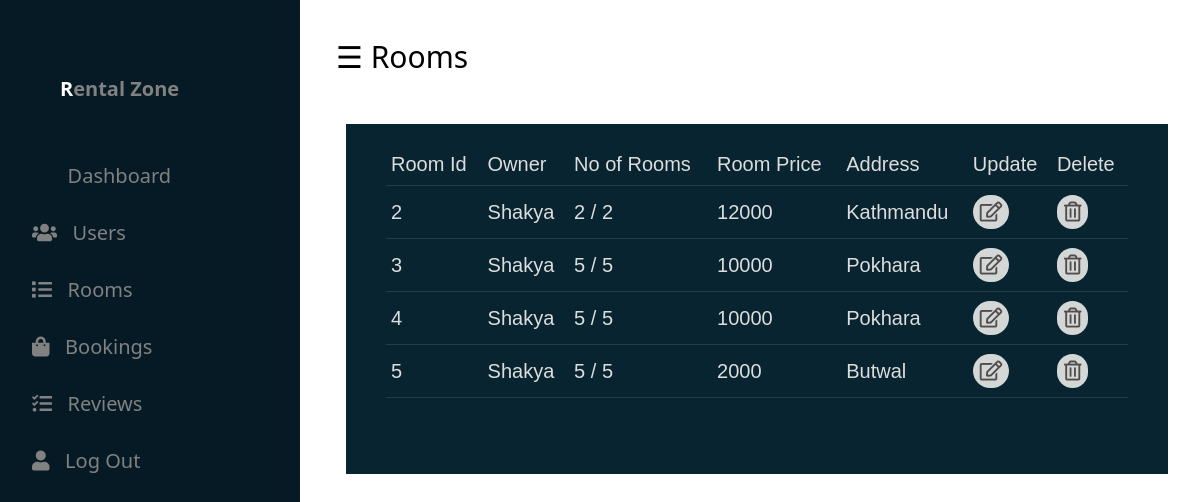
/accounts/dashRoom/, run on an earlier commit of the app's database.
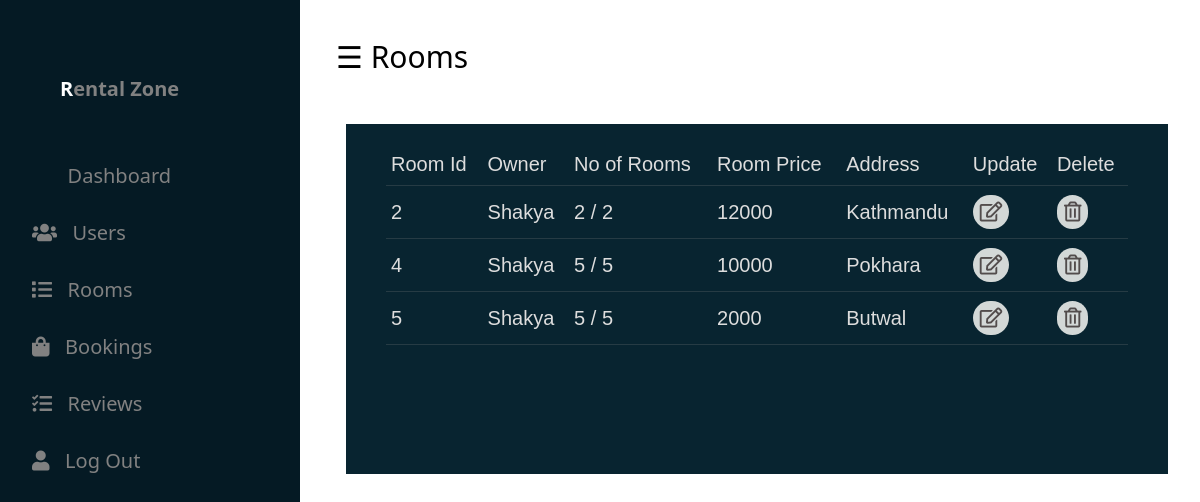
And on a later commit of the database.
### rooms/models.py (models this page shows)
class Room(models.Model):
   owner = models.ForeignKey(CustomUser,on_delete=models.CASCADE)
   number_of_room = models.PositiveIntegerField(default=0,null=True,blank=True)
   available_rooms = models.PositiveIntegerField(default=0,null=True,blank=True)
   room_price = models.PositiveIntegerField(default=0,null=True,blank=True)
   area_of_room = models.CharField(max_length=45,null=True,blank=True)
   floor = models.CharField(max_length=45,null=True,blank=True)
   parking = models.BooleanField(default=False,null=True,blank=True)
   address = models.CharField(max_length=100,null=True,blank=True)
   city = models.CharField(max_length=25,null=True,blank=True)
   state = models.CharField(max_length=25,null=True,blank=True)
   country = models.CharField(max_length=25,null=True,blank=True)
   image1 =  models.ImageField(upload_to='rooms/', null=True, blank=True )
   image2 = models.ImageField(upload_to='rooms/', null=True, blank=True)
   image3 = models.ImageField(upload_to='rooms/', null=True, blank=True)
   image4 = models.ImageField(upload_to='rooms/', null=True, blank=True)
   description = models.TextField(null=True, blank=True)
   map_link= models.TextField(null=True, blank=True)

### accounts/models.py (models this page shows)
class CustomUser(models.Model):
    user = models.OneToOneField(User, on_delete=models.CASCADE)
    phone = models.CharField(max_length=10,null=True,blank=True)
    user_type = models.CharField(max_length=15,null=True,blank=True)
    address =  models.CharField(max_length=30, null=True,blank=True)
    certificate = models.ImageField(upload_to='certificate', null=True,blank=True)
    def __str__(self):
        return self.user.username

### accounts/views.py (the view)
# urls.py: path('dashRoom/',views.dashRoom,name="dashRoom"),
def dashRoom(request):
    rooms = Room.objects.all()
    context = {'rooms':rooms}
    return render(request,'dashboard/dashRoom.html',context)

### templates/dashboard/dashRoom.html (shortened to what this page needs)
{% extends './dashBase.html' %}
{% load static %}
{% block content %}
<div id="main">
  <div class="head">
      <div class="col-div-6">
<span style="font-size:30px;cursor:pointer; color: rgb(0, 0, 0);" class="nav"  >&#9776; Rooms</span>
</div>
<br>
<br>
<br><br>
<div class="col-div-8">
<div class="box-8">
<div class="content-box">
<table class="appointments">
  <thead>
      <td>Room Id</td>
      <td>Owner</td>
      <td>No of Rooms</td>
      <td>Room Price</td>
      <td>Address</td>
      <td>Update</td>
      <td>Delete</td>
  </thead>
  <tbody>
    {% for room in rooms %}
    <tr>
      <td>{{room.id}} </td>
      <td>{{room.owner}}</td>
      <td>{{room.number_of_room}} / {{room.available_rooms}} </td>
      <td>{{room.room_price}}</td>
      <td>{{room.address}} </td>
      <td><a href=" {% url 'editRoom' room.id %} ">  <i class="far fa-edit"></i></a></td>
      <td><a href=" {% url 'deleteRoom' room.id %} "><i class="far fa-trash-alt"></i></a></td>
    </tr>
   {% endfor %}
  </tbody>
          </table>
          </div>
          </div>
          </div>
          </div>
          </div>
        </body>
        {% endblock content %}

What changed in the data, as far as the page shows it:
removed Room: id "3", owner "Shakya", number_of_room "5", available_rooms "5", room_price "10000", address "Pokhara"
